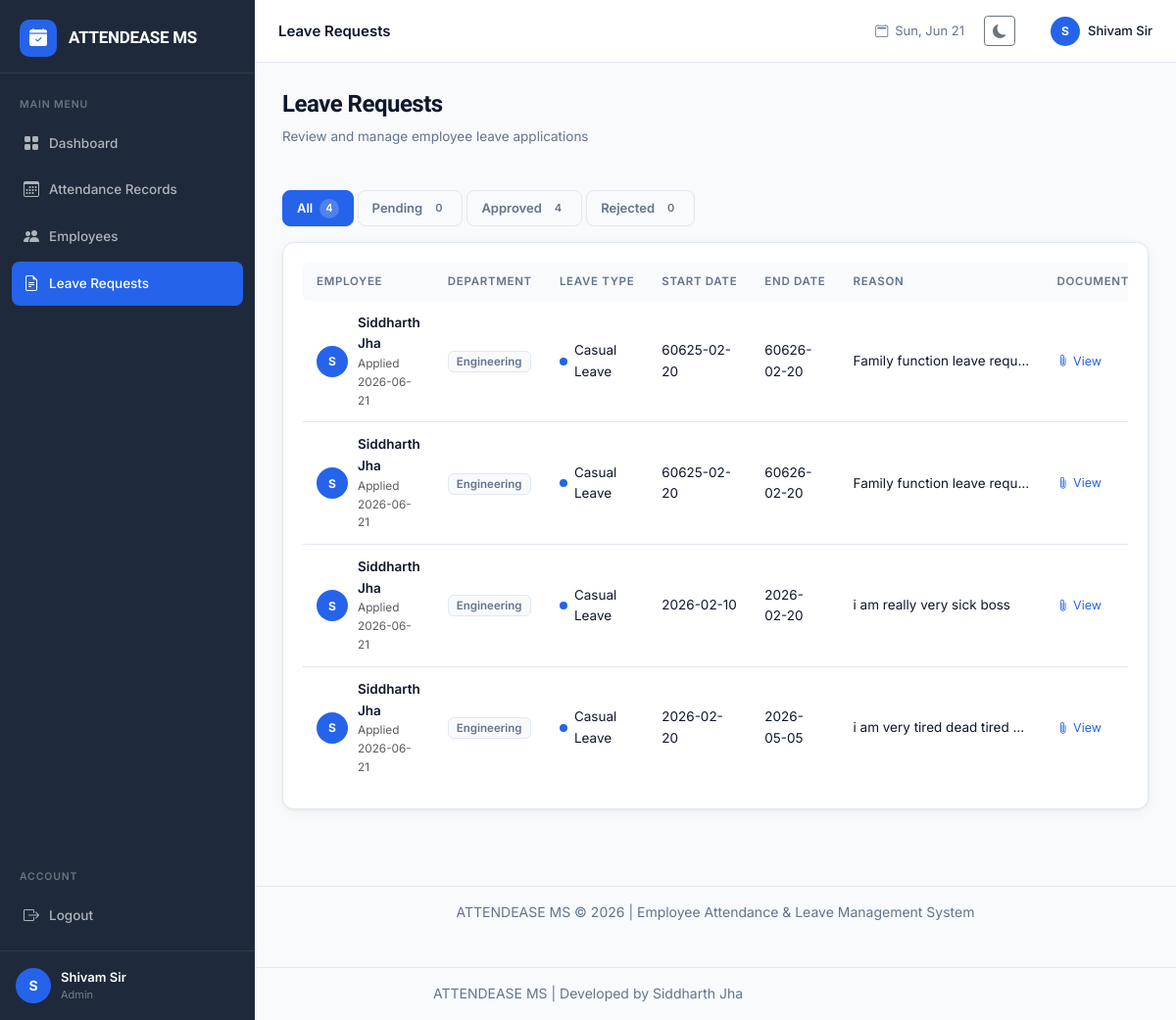
The app's page /admin/leaves (signed in) with its own data.
### tables this page shows
CREATE TABLE leave_requests (
            id INTEGER PRIMARY KEY AUTOINCREMENT,
            user_id INTEGER NOT NULL,
            leave_type TEXT NOT NULL,
            start_date TEXT NOT NULL,
            end_date TEXT NOT NULL,
            reason TEXT NOT NULL,
            document_path TEXT,
            status TEXT DEFAULT 'Pending',
            applied_date TEXT NOT NULL,
            reviewed_by INTEGER,
            reviewed_date TEXT,
            FOREIGN KEY (user_id) REFERENCES users(id)
        );

CREATE TABLE users (
            id INTEGER PRIMARY KEY AUTOINCREMENT,
            username TEXT UNIQUE NOT NULL,
            password TEXT NOT NULL,
            role TEXT NOT NULL,
            full_name TEXT NOT NULL,
            email TEXT,
            department TEXT
        );

### app.py (the view)
@app.route('/admin/leaves')
@admin_required
def admin_leaves():
    db = get_db()
    leaves = db.execute(
        "SELECT lr.*, u.full_name, u.department FROM leave_requests lr JOIN users u ON lr.user_id=u.id ORDER BY lr.applied_date DESC"
    ).fetchall()
    db.close()
    return render_template('admin/leaves.html', leaves=leaves)

### app.py (called while the page is built)
def get_db():
    db = sqlite3.connect('database.db')
    db.row_factory = sqlite3.Row
    return db

def admin_required(f):
    from functools import wraps
    @wraps(f)
    def decorated(*args, **kwargs):
        if 'user_id' not in session:
            return redirect(url_for('login'))
        if session.get('role') != 'admin':
            flash('Access denied.', 'danger')
            return redirect(url_for('employee_dashboard'))
        return f(*args, **kwargs)
    return decorated

### templates/admin/leaves.html (shortened to what this page needs)
{% extends "base.html" %}
{% block page_title %}Leave Requests{% endblock %}
{% block content %}
<div class="page-header">
  <div>
    <h1 class="page-heading">Leave Requests</h1>
    <p class="page-sub">Review and manage employee leave applications</p>
  </div>
  {% set pending = leaves | selectattr('status', 'equalto', 'Pending') | list | length %}
</div>
<div class="tab-filter">
  <button class="tab-btn active" onclick="filterLeaves('all', this)">All <span class="tab-count">{{ leaves | length }}</span></button>
  <button class="tab-btn" onclick="filterLeaves('Pending', this)">Pending <span class="tab-count">{{ pending }}</span></button>
  <button class="tab-btn" onclick="filterLeaves('Approved', this)">Approved <span class="tab-count">{{ leaves | selectattr('status', 'equalto', 'Approved') | list | length }}</span></button>
  <button class="tab-btn" onclick="filterLeaves('Rejected', this)">Rejected <span class="tab-count">{{ leaves | selectattr('status', 'equalto', 'Rejected') | list | length }}</span></button>
</div>
<div class="section-card">
  {% if leaves %}
  <div class="table-responsive">
    <table class="data-table" id="leaveAdminTable">
      <thead>
        <tr>
          <th>Employee</th>
          <th>Department</th>
          <th>Leave Type</th>
          <th>Start Date</th>
          <th>End Date</th>
          <th>Reason</th>
          <th>Document</th>
        </tr>
      </thead>
      <tbody>
        {% for l in leaves %}
        <tr data-status="{{ l.status }}">
          <td>
            <div class="emp-cell">
              <div class="emp-avatar">{{ l.full_name[0] }}</div>
              <div>
                <div class="fw-600">{{ l.full_name }}</div>
                <div class="text-muted small">Applied {{ l.applied_date }}</div>
              </div>
            </div>
          </td>
          <td><span class="dept-tag">{{ l.department }}</span></td>
          <td>
            <div class="leave-type-cell">
              <span class="leave-dot {% if l.leave_type == 'Casual Leave' %}dot-blue{% elif l.leave_type == 'Sick Leave' %}dot-red{% else %}dot-orange{% endif %}"></span>
              {{ l.leave_type }}
            </div>
          </td>
          <td>{{ l.start_date }}</td>
          <td>{{ l.end_date }}</td>
          <td>
            <div class="reason-cell" title="{{ l.reason }}">{{ l.reason[:40] }}{% if l.reason | length > 40 %}…{% endif %}</div>
          </td>
          <td>
            {% if l.document_path %}
            <a href="/uploads/{{ l.document_path }}" target="_blank" class="doc-link">
              <i class="bi bi-paperclip"></i> View
            </a>
            {% else %}
            <span class="text-muted">—</span>
            {% endif %}
          </td>
        </tr>
        {% endfor %}
      </tbody>
    </table>
  </div>
  {% else %}
  <div class="empty-state">
    <i class="bi bi-inbox"></i>
    <p>No leave requests found</p>
  </div>
  {% endif %}
</div>
{% endblock %}

### static/css/main.css (style rules this page uses)
:root { --primary: #2563EB; --primary-dark: #1D4ED8; --primary-light: #EFF6FF; --secondary: #1E293B; --bg: #F8FAFC; --surface: #FFFFFF; --border: #E2E8F0; --text: #0F172A; --text-muted: #64748B; --success: #059669; --success-bg: #ECFDF5; --warning: #D97706; --warning-bg: #FFFBEB; --danger: #DC2626; --danger-bg: #FEF2F2; --purple: #7C3AED; --purple-bg: #F5F3FF; --sidebar-w: 260px; --topbar-h: 64px; --radius: 12px; --radius-sm: 8px; --shadow: 0 1px 3px rgba(0,0,0,0.06), 0 4px 16px rgba(0,0,0,0.04); --shadow-md: 0 4px 24px rgba(37,99,235,0.12); }
* { box-sizing: border-box; margin: 0; padding: 0; }
body { font-family: 'Inter', system-ui, sans-serif; background: var(--bg); color: var(--text); font-size: 14px; line-height: 1.6; -webkit-font-smoothing: antialiased; }
.page-header { display: flex; align-items: flex-start; justify-content: space-between; margin-bottom: 28px; gap: 16px; }
.page-heading { font-family: 'Plus Jakarta Sans', sans-serif; font-size: 24px; font-weight: 700; color: var(--text); letter-spacing: -0.5px; }
.page-sub { color: var(--text-muted); font-size: 13.5px; margin-top: 3px; }
.section-card { background: var(--surface); border-radius: var(--radius); padding: 20px; box-shadow: var(--shadow); border: 1px solid var(--border); margin-bottom: 20px; }
.data-table { width: 100%; border-collapse: collapse; }
.data-table th { padding: 10px 14px; text-align: left; font-size: 11.5px; font-weight: 600; text-transform: uppercase; letter-spacing: 0.06em; color: var(--text-muted); background: var(--bg); cursor: pointer; user-select: none; white-space: nowrap; }
.data-table th:first-child { border-radius: 6px 0 0 6px; }
.data-table td { padding: 12px 14px; border-bottom: 1px solid var(--border); font-size: 13.5px; vertical-align: middle; }
.data-table tr:last-child td { border-bottom: none; }
.emp-cell { display: flex; align-items: center; gap: 10px; }
.emp-avatar { width: 32px; height: 32px; background: var(--primary); border-radius: 50%; display: flex; align-items: center; justify-content: center; color: white; font-weight: 700; font-size: 12px; flex-shrink: 0; }
.dept-tag { background: var(--bg); border: 1px solid var(--border); color: var(--text-muted); font-size: 11.5px; font-weight: 600; padding: 3px 8px; border-radius: 6px; }
.leave-type-cell { display: flex; align-items: center; gap: 7px; }
.leave-dot { width: 8px; height: 8px; border-radius: 50%; flex-shrink: 0; }
.dot-blue { background: var(--primary); }
.reason-cell { max-width: 180px; white-space: nowrap; overflow: hidden; text-overflow: ellipsis; }
.doc-link { color: var(--primary); font-size: 12.5px; text-decoration: none; display: flex; align-items: center; gap: 4px; }
.tab-filter { display: flex; gap: 4px; margin-bottom: 16px; }
.tab-btn { background: transparent; border: 1.5px solid var(--border); border-radius: 8px; padding: 7px 14px; font-size: 13px; font-weight: 600; color: var(--text-muted); cursor: pointer; display: flex; align-items: center; gap: 7px; transition: all 0.2s; font-family: inherit; }
.tab-btn.active { background: var(--primary); border-color: var(--primary); color: white; }
.tab-count { background: rgba(255,255,255,0.2); padding: 1px 6px; border-radius: 10px; font-size: 11px; }
.tab-btn:not(.active) .tab-count { background: var(--bg); color: var(--text-muted); }
.fw-600 { font-weight: 600; }
body, .app-wrapper, .main-content, .page-content { max-width: 100%; overflow-x: hidden; }

### records on screen
leave_requests: full_name "S", full_name "Siddharth Jha", applied_date "2026-06-21", department "Engineering", leave_type "Casual Leave", start_date "60625-02-20", end_date "60626-02-20", reason "Family function leave requ…"
leave_requests: full_name "S", full_name "Siddharth Jha", applied_date "2026-06-21", department "Engineering", leave_type "Casual Leave", start_date "60625-02-20", end_date "60626-02-20", reason "Family function leave requ…"
leave_requests: full_name "S", full_name "Siddharth Jha", applied_date "2026-06-21", department "Engineering", leave_type "Casual Leave", start_date "2026-02-10", end_date "2026-02-20", reason "i am really very sick boss"
leave_requests: full_name "S", full_name "Siddharth Jha", applied_date "2026-06-21", department "Engineering", leave_type "Casual Leave", start_date "2026-02-20", end_date "2026-05-05", reason "i am very tired dead tired…"

### other values on screen
{{ session.full_name[0] }} "S"
{{ session.full_name }} "Shivam Sir"
{{ session.role | capitalize }} "Admin"
{{ leaves | length }} "4"
{{ pending }} "0"
{{ leaves | selectattr('status', 'equalto', 'Approved') | list | length }} "4"
{{ leaves | selectattr('status', 'equalto', 'Rejected') | list | length }} "0"
